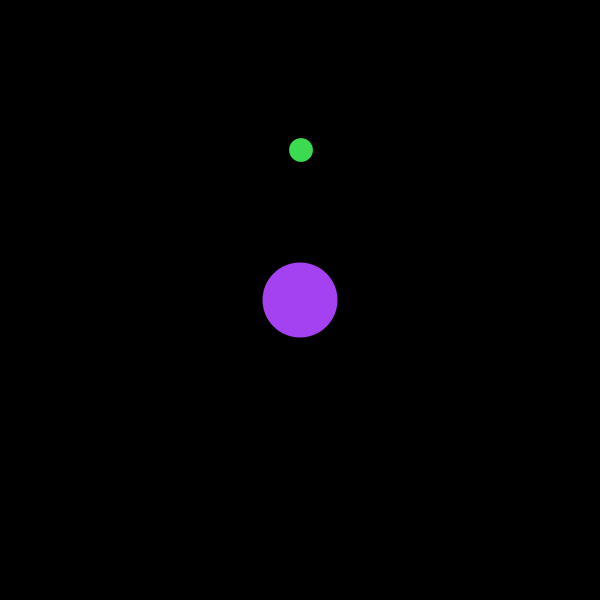
Frame 1 (no input)
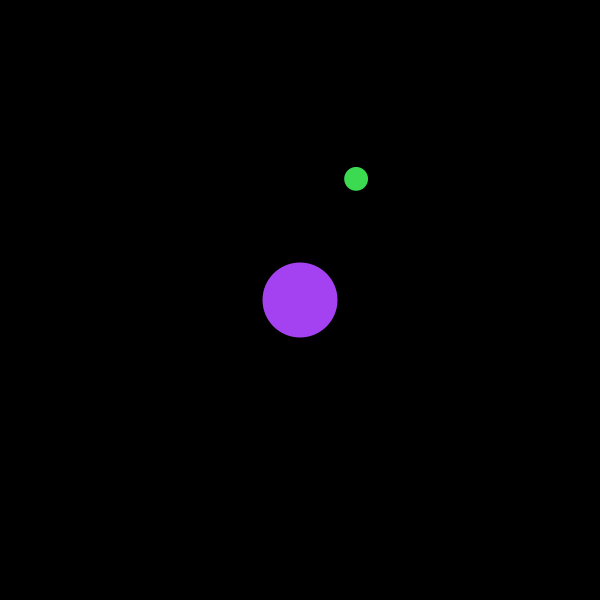
Frame 60 (the mouse pressed at the canvas centre just before this capture)
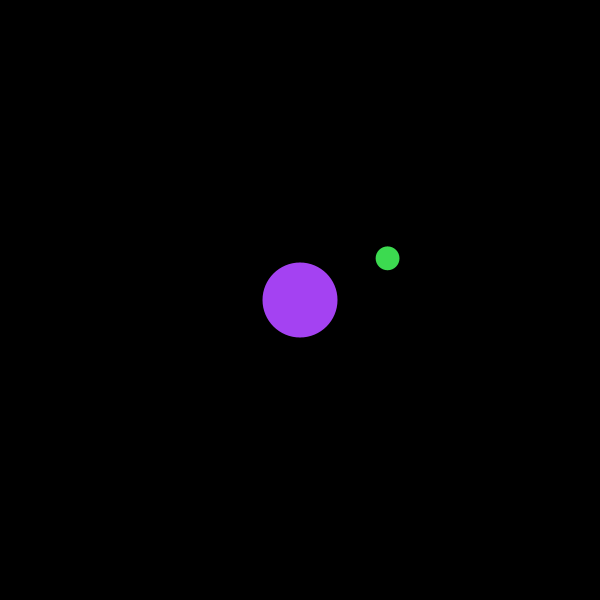
Frame 120 (the mouse held since frame 60 and released just before this capture)

The Processing sketch that drew these frames (run headless with seeded random() and noise(); from frame 60 on, the mouse is pressed at the canvas centre):

// Processing sketch: GravitationalForce
// ── GravitationalForce.pde
/*

Gforce = ((G * m1 * m2) / (d²)) * ^r

G = gravity force
m1 and m2 = mass body 1 and mass body 2
d = distance body 1 to body 2
^r = normalized distance(orientation)

*/


mover[] movers;
atractor atractor = new atractor();
int numMover = 1;

void setup() {
  size(600, 600);
  movers = new mover[numMover];
  for (int i = 0; i < movers.length; i++) {
    movers[i] = new mover();
  }
}

void draw() {
  background(0);
  atractor.render();
  for (int i = 0; i < movers.length; i++) {
    atractor.attract(movers[i]);
    movers[i].update();
  }
}

// ── atractor.pde
class atractor {
  PVector pos;
  float gravForce = 2, mass = 5;
  color cor;

  public void render() {
    noStroke();
    fill(cor);
    ellipse(pos.x, pos.y, mass * 15, mass * 15);
  }

  public void attract(mover m) {
    PVector dir = PVector.sub(pos, m.pos);
    float Distance = dir.mag();
    Distance = constrain(Distance, 5, 25);
    dir.normalize();
    float strength = (gravForce * mass * m.mass) / (Distance * Distance);
    dir.mult(strength);
    m.addForce(dir);
  }

  atractor() {
    cor = color(random(255), random(255), random(255));
    pos = new PVector(300, 300);
  }
}

// ── mover.pde
class mover {
  private PVector pos, vel, acel;
  private float mass;
  private color cor;

  mover() {
    this.cor = color(random(255), random(255), random(255));
    this.pos = new PVector(width/2, height/4);
    this.vel = new PVector(1, 0);
    this.acel = new PVector(0, 0);
    this.mass = random(0.4, 3);
  }

  private void render() {
    noStroke();
    fill(cor);
    ellipse(pos.x, pos.y, mass * 15, mass * 15);
  }

  public void update() {
    vel.add(acel);
    pos.add(vel);
    render();
    acel.mult(0);
  }

  public void addForce(PVector force) {
    PVector aux = PVector.div(force, mass);
    acel.add(aux);
  }
}
